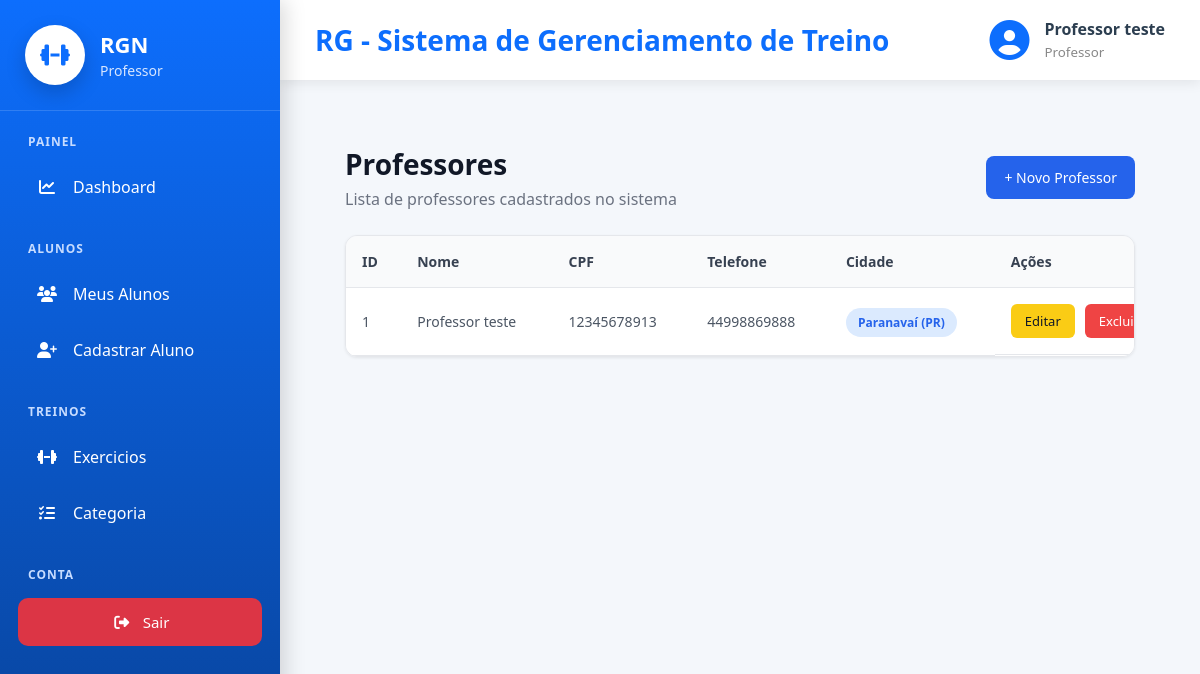
/cadastros/listar/professor/ (signed in), run on an earlier commit of the app's database.
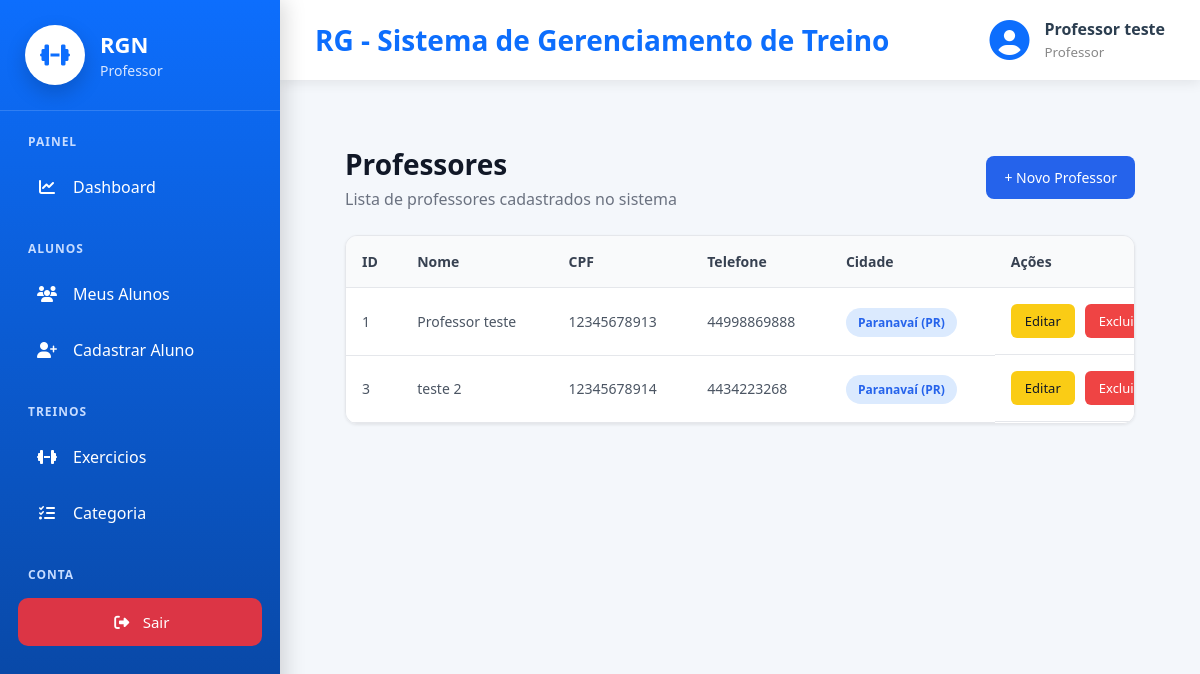
And on a later commit of the database.
### cadastros/models.py (models this page shows, shortened)
class Auditoria(models.Model):
    cadastrado_em = models.DateTimeField(auto_now_add=True, verbose_name="Cadastrado em")
    atualizado_em = models.DateTimeField(auto_now=True, verbose_name="Atualizado em")
    class Meta:
        abstract = True

class Pessoa(Auditoria):
    TIPO_CHOICES = [
        ('ALUNO', 'Aluno'),
        ('PROFESSOR', 'Professor')
    ]
    SEXO_CHOICES = [
        ('M', 'Masculino'),
        ('F', 'Feminino'),
        ('O', 'Outro'),
    ]
    NIVEL_CHOICES = [
        (1, 'Iniciante'),
        (2, 'Intermediário'),
        (3, 'Avançado'),
    ]
    tipo = models.CharField(max_length=20, choices=TIPO_CHOICES, verbose_name="Tipo de Pessoa")
    nome = models.CharField(max_length=50, verbose_name="Nome")
    idade = models.IntegerField(verbose_name="Idade", null=True, blank=True)
    cpf = models.CharField(max_length=11, unique=True, verbose_name="CPF")
    telefone = models.CharField(max_length=15, verbose_name="Telefone")
    objetivo = models.TextField(verbose_name="Objetivo", null=True, blank=True)
    sexo = models.CharField(max_length=20, choices=SEXO_CHOICES, verbose_name="Sexo", null=True, blank=True)
    nivel = models.IntegerField(choices=NIVEL_CHOICES, verbose_name="Nível", null=True, blank=True)
    cidade = models.ForeignKey(Cidade, on_delete=models.PROTECT)
    professor = models.ForeignKey("self", on_delete=models.PROTECT, related_name="alunos", limit_choices_to={"tipo": "PROFESSOR"}, null=True, blank=True)
    usuario = models.OneToOneField("auth.User", on_delete=models.CASCADE, related_name="pessoa_usuario")

class Cidade(Auditoria):
    nome = models.CharField(max_length=50, verbose_name="Nome da Cidade")
    estado = models.ForeignKey(Estado, on_delete=models.PROTECT)
    def __str__(self):
        return "{} ({})".format(self.nome, self.estado.sigla)

class Estado(Auditoria):
    nome = models.CharField(max_length=50, verbose_name="Nome do Estado")
    sigla = models.CharField(max_length=2, verbose_name="Sigla")

### cadastros/views.py (the view)
# urls.py: path('listar/professor/', ProfessorList.as_view(), name="listar-professor"),
class ProfessorList(LoginRequiredMixin, GroupRequiredMixin, ListView):
    login_url = reverse_lazy('login')
    model = Pessoa
    template_name = "cadastros/listar_professores.html"
    group_required = ["Administrador"]
    def get_queryset(self):
        return Pessoa.objects.filter(
            tipo="PROFESSOR"
        )

### cadastros/context_processors.py (called while the page is built)
def usuario_grupos(request):
    contexto = {
        "is_admin": False,
        "is_professor": False,
        "is_aluno": False,
    }
    if request.user.is_authenticated:
        contexto["is_admin"] = (
            request.user.is_superuser or
            request.user.groups.filter(name="Administrador").exists()
        )
        contexto["is_professor"] = request.user.groups.filter(
            name="Professor"
        ).exists()
        contexto["is_aluno"] = request.user.groups.filter(
            name="Aluno"
        ).exists()
    return contexto

### cadastros/templates/cadastros/listar_professores.html
{% extends 'modelo.html' %}
{% load static %}
{% block css %}
<link rel="stylesheet" href="{% static 'css/cadastros/listar_professores.css' %}">
<link rel="stylesheet" href="{% static 'css/paginas/modelo.css' %}">
{% endblock %}
{% block main %}
<div class="list-container">
    <div class="list-header">
        <div>
            <h2>Professores</h2>
            <p>Lista de professores cadastrados no sistema</p>
        </div>
        <a href="{% url 'cadastrar-professor' %}" class="btn-novo">
            + Novo Professor
        </a>
    </div>
    <div class="table-container">
        <table class="table-list">
            <thead>
                <tr>
                    <th>ID</th>
                    <th>Nome</th>
                    <th>CPF</th>
                    <th>Telefone</th>
                    <th>Cidade</th>
                    <th>Ações</th>
                </tr>
            </thead>
            <tbody>
                {% for professor in object_list %}
                <tr>
                    <td>{{ professor.id }}</td>
                    <td>{{ professor.nome }}</td>
                    <td>{{ professor.cpf }}</td>
                    <td>{{ professor.telefone }}</td>
                    <td><span class="badge">{{ professor.cidade }}</span></td>
                    <td class="acoes">
                        <a href="{% url 'editar-professor' professor.id %}" class="btn-editar">Editar</a>
                        <a href="{% url 'excluir-professor' professor.id %}" class="btn-deletar">Excluir</a>
                    </td>
                </tr>
                {% empty %}
                <tr>
                    <td colspan="6" class="sem-registro">Nenhum professor cadastrado.</td>
                </tr>
                {% endfor %}
            </tbody>
        </table>
    </div>
</div>
{% endblock %}

What changed in the data, as far as the page shows it:
added Pessoa: id "3", nome "teste 2", cpf "12345678914", telefone "4434223268", cidade "Paranavaí (PR)"
